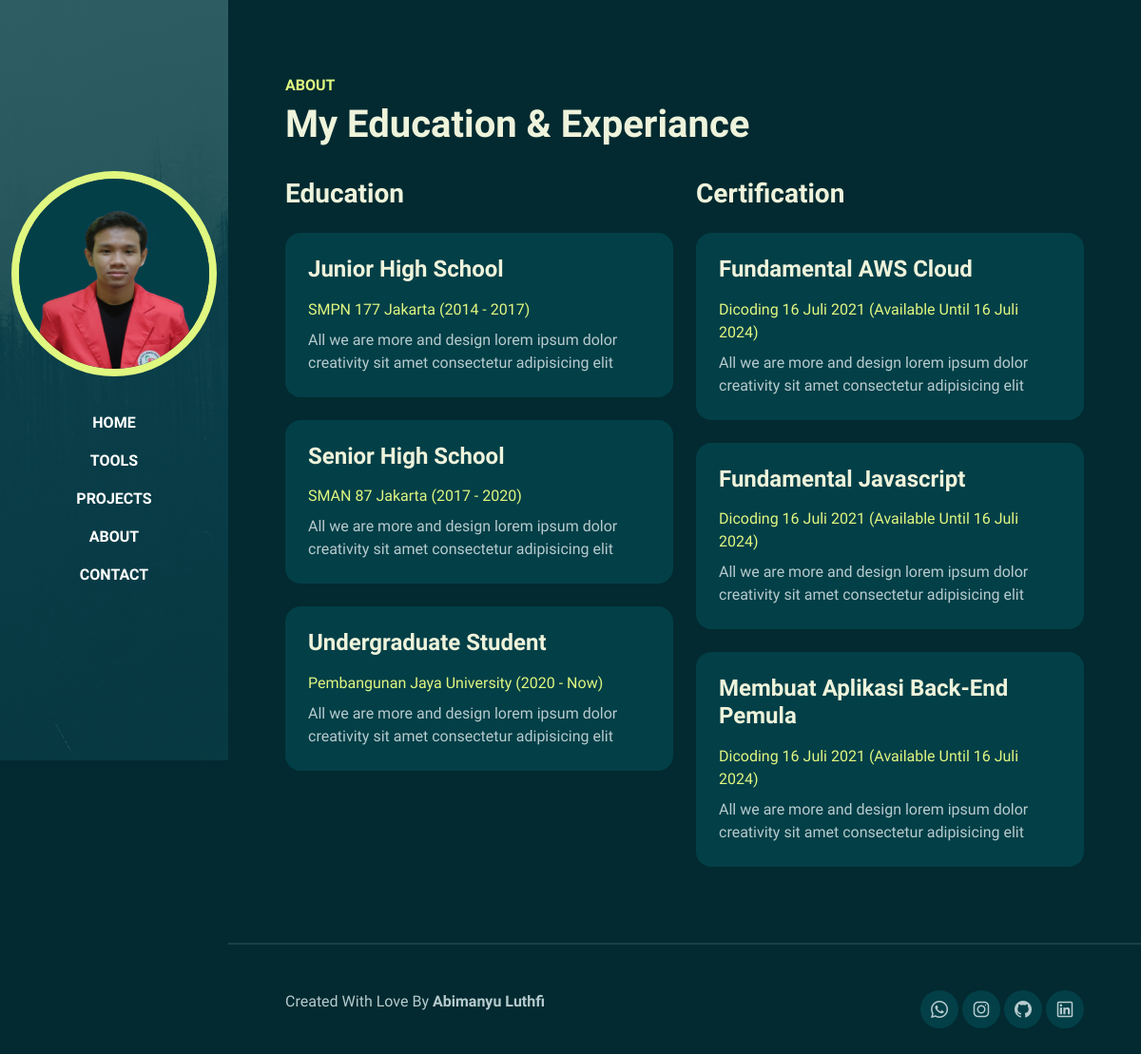
The page /admin/about.php on the database its author committed.
### tables this page shows
CREATE TABLE `mainmenu` (
  `id` int(11) NOT NULL,
  `gambar` varchar(255) NOT NULL
);

CREATE TABLE `about` (
  `id` int(11) NOT NULL,
  `edukasi1` varchar(150) NOT NULL,
  `edukasi2` varchar(150) NOT NULL,
  `edukasi3` varchar(150) NOT NULL,
  `sertifikasi1` varchar(150) NOT NULL,
  `sertifikasi2` varchar(150) NOT NULL,
  `sertifikasi3` varchar(150) NOT NULL,
  `deskripsi_edukasi1` varchar(150) NOT NULL,
  `deskripsi_edukasi2` varchar(150) NOT NULL,
  `deskripsi_edukasi3` varchar(150) NOT NULL,
  `deskripsi_sertifikasi1` varchar(150) NOT NULL,
  `deskripsi_sertifikasi2` varchar(150) NOT NULL,
  `deskripsi_sertifikasi3` varchar(150) NOT NULL
);

### admin/koneksidatabase.php (called while the page is built, shortened)
<?php
    function koneksi(){
        $servername = "localhost";
        $username = "root";
        $password = "";
        $dbname = "portofolio";
        $conn = mysqli_connect($servername, $username, $password, $dbname);
        if(!$conn){
            return die("koneksi gagal");
        }
        else {
            return $conn;
        }
    }
?>

### admin/about.php (the view, shortened to what this page needs)
<!DOCTYPE html>
<html lang="en">
<head>
</head>
<body data-bs-spy="scroll" data-bs-target=".navbar">
    <?php
        require_once "mainmenu.php";
    ?>
    <div id="content-wrapper">
        <section id="about" class="full-height px-lg-5">
            <div class="container">
                <div class="row pb-4" data-aos="fade-up">
                    <div class="col-lg-8">
                        <h6 class="text-brand">ABOUT</h6>
                        <h1>My Education & Experiance</h1>
                    </div>
                </div>
                <?php
                    $querySQL = "SELECT * FROM about";
                    $execQuerySQL = mysqli_query(koneksi(),$querySQL);
                    if(mysqli_num_rows($execQuerySQL) > 0){
                        while($row = mysqli_fetch_assoc($execQuerySQL)){
                ?>
                <div class="row gy-5">
                    <div class="col-lg-6">
                        <h3 class="mb-4" data-aos="fade-up" data-aos-delay="300">Education</h3>
                        <div class="row gy-4">
                            <div class="col-12" data-aos="fade-up" data-aos-delay="600">
                                <div class="bg-base p-4 rounded-4 shadow-effect">
                                    <h4><?= $row['edukasi1'] ?></h4>
                                    <p class="text-brand mb-2"><?= $row['deskripsi_edukasi1'] ?></p>
                                    <p class="mb-0">All we are more and design lorem ipsum dolor creativity sit amet consectetur adipisicing elit</p>
                                </div>
                            </div>
                            <div class="col-12" data-aos="fade-up" data-aos-delay="600">
                                <div class="bg-base p-4 rounded-4 shadow-effect">
                                    <h4><?= $row['edukasi2'] ?></h4>
                                    <p class="text-brand mb-2"><?= $row['deskripsi_edukasi2'] ?></p>
                                    <p class="mb-0">All we are more and design lorem ipsum dolor creativity sit amet consectetur adipisicing elit</p>
                                </div>
                            </div>
                            <div class="col-12" data-aos="fade-up" data-aos-delay="600">
                                <div class="bg-base p-4 rounded-4 shadow-effect">
                                    <h4><?= $row['edukasi3'] ?></h4>
                                    <p class="text-brand mb-2"><?= $row['deskripsi_edukasi3'] ?></p>
                                    <p class="mb-0">All we are more and design lorem ipsum dolor creativity sit amet consectetur adipisicing elit</p>
                                </div>
                            </div>
                        </div>
                    </div>
                    <div class="col-lg-6">
                        <h3 class="mb-4" data-aos="fade-up" data-aos-delay="300">Certification</h3>
                        <div class="row gy-4">
                            <div class="col-12" data-aos="fade-up" data-aos-delay="600">
                                <div class="bg-base p-4 rounded-4 shadow-effect">
                                    <h4><?= $row['sertifikasi1'] ?></h4>
                                    <p class="text-brand mb-2"><?= $row['deskripsi_sertifikasi1'] ?></p>
                                    <p class="mb-0">All we are more and design lorem ipsum dolor creativity sit amet consectetur adipisicing elit</p>
                                </div>
                            </div>
                            <div class="col-12" data-aos="fade-up" data-aos-delay="600">
                                <div class="bg-base p-4 rounded-4 shadow-effect">
                                    <h4><?= $row['sertifikasi2'] ?></h4>
                                    <p class="text-brand mb-2"><?= $row['deskripsi_sertifikasi1'] ?></p>
                                    <p class="mb-0">All we are more and design lorem ipsum dolor creativity sit amet consectetur adipisicing elit</p>
                                </div>
                            </div>
                            <div class="col-12" data-aos="fade-up" data-aos-delay="600">
                                <div class="bg-base p-4 rounded-4 shadow-effect">
                                    <h4><?= $row['sertifikasi3'] ?></h4>
                                    <p class="text-brand mb-2"><?= $row['deskripsi_sertifikasi1'] ?></p>
                                    <p class="mb-0">All we are more and design lorem ipsum dolor creativity sit amet consectetur adipisicing elit</p>
                                </div>
                            </div>
                            <?php
                                    }
                                }
                            ?>
                        </div>
                    </div>
                </div>
            </div>
        </section>
        <footer class="py-5 px-lg-5">
            <div class="container">
                <div class="row gy-4 justify-content-between">
                    <div class="col-auto">
                    <p class="mb-0">Created With Love By <a href="#" class="fw-bold">Abimanyu Luthfi</a></p>
                    </div>
                    <div class="col-auto">
                        <div class="social-icons">
                            <a href="https://wa.me/6282181677382?text=Hi%20I'am%20Abimanyu%20Luthfi%20Rizq%20Ramadhan,%20Junior%20Programmer%20From%20Pembangunan%20Jaya%20University,%20You%20Have%20Any%20Question?%20Let's%20Talk%20To%20Me%20:)"><i class="lab la-whatsapp"></i></a>
                            <a href="https://www.instagram.com/abimanyuluthfi25/"><i class="lab la-instagram"></i></a>
                            <a href="https://github.com/AbimanyuLuthfi"><i class="lab la-github"></i></a>
                            <a href="#"><i class="lab la-linkedin"></i></a>
                        </div>
                    </div>
                </div>
            </div>
        </footer>
    </div>
</body>
</html>

### admin/mainmenu.php (shortened to what this page needs)
<!DOCTYPE html>
<html lang="en">
<head>
    <link rel="stylesheet" href="../assets/css/bootstrap.min.css">
    <link rel="stylesheet" href="../assets/css/aos.css">
    <link rel="stylesheet" href="../assets/css/line-awesome.min.css">
    <link rel="stylesheet" href="../assets/css/style.css">
</head>
<body>
    <nav class="navbar navbar-expand-lg navbar-dark fixed-top">
        <div class="container flex-lg-column">
            <?php
                include "koneksidatabase.php";
                $querySQL = "SELECT * FROM mainmenu";
                $execQuerySQL = mysqli_query(koneksi(),$querySQL);
                if(mysqli_num_rows($execQuerySQL) > 0){
                    while($row = mysqli_fetch_assoc($execQuerySQL)){
            ?>
            <a class="navbar-brand mx-lg-auto mb-lg-4" href="#">
                <img src="../assets/images/<?= $row['gambar'] ?>" class="d-none d-lg-block rounded-circle" alt="">
            </a>
            <?php
                }
            }
            ?>
            <div class="collapse navbar-collapse" id="navbarNav">
                <ul class="navbar-nav ms-auto flex-lg-column text-lg-center">
                    <li class="nav-item">
                        <a class="nav-link" href="index.php">Home</a>
                    </li>
                    <li class="nav-item">
                        <a class="nav-link" href="tools.php">Tools</a>
                    </li>
                    <li class="nav-item">
                        <a class="nav-link" href="projects.php">Projects</a>
                    </li>
                    <li class="nav-item">
                        <a class="nav-link" href="about.php">About</a>
                    </li>
                    <li class="nav-item">
                        <a class="nav-link" href="contact.php">Contact</a>
                    </li>
                </ul>
            </div>
        </div>
    </nav>
</body>
</html>

### assets/css/style.css (style rules this page uses)
:root { --color-body: #b6cbce; --color-heading: #eef3db; --color-base: #033f47; --color-base2: #022a30; --color-brand: #e0f780; --color-brand2: #deff58; --sidbar-width: 240px; --font-base: "Bai Jamjuree"; }
body { background-color: var(--color-base2); color: var(--color-body); font-family: var(--font-base), sans-serif; }
h1,h2,h3,h4,h5,h6 { color: var(--color-heading); font-weight: 700; }
a { text-decoration: none; color: var(--color-body); transition: all 0.4s ease; }
img { width: 100%; }
.text-brand { color: var(--color-brand); }
.bg-base { background-color: var(--color-base); }
.full-height { min-height: 100vh; height: 100%; display: flex; flex-direction: column; justify-content: center; padding-top: 80px; padding-bottom: 80px; border-bottom: 2px solid rgba(255,255,255, 0.1); }
.shadow-effect { transition: all 0.5s; }
.navbar { background-color: var(--color-base); }
.navbar .nav-link { font-weight: 700; text-transform: uppercase; color: #fff; }
@media (min-width: 992px) { .navbar { min-height: 100vh; width: var(--sidbar-width); background: linear-gradient(rgba(3, 63, 71, 0.8), rgba(3, 63, 71, 0.8)), url(../images/sidebar-img.jpg); background-size: cover; background-position: center; } }
@media (min-width: 992px) { .navbar-brand img { border: 8px solid var(--color-brand); } }
@media (min-width: 992px) { #content-wrapper { padding-left: var(--sidbar-width); } }
.social-icons a { width: 40px; height: 40px; display: inline-flex; align-items: center; justify-content: center; background-color: var(--color-base); border-radius: 100px; font-size: 24px; }

### rows shown on the page
mainmenu: gambar (picture)
about: edukasi1 "Junior High School", deskripsi_edukasi1 "SMPN 177 Jakarta (2014 - 2017)", edukasi2 "Senior High School", deskripsi_edukasi2 "SMAN 87 Jakarta (2017 - 2020)", edukasi3 "Undergraduate Student", deskripsi_edukasi3 "Pembangunan Jaya University (2020 - Now)", sertifikasi1 "Fundamental AWS Cloud", deskripsi_sertifikasi1 "Dicoding 16 Juli 2021 (Available Until 16 Juli 2024)", sertifikasi2 "Fundamental Javascript", sertifikasi3 "Membuat Aplikasi Back-End Pemula"
